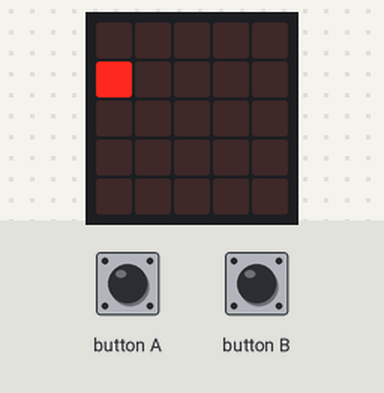
This program was run on a simulated BBC micro:bit (MakeCode). Shown: the board's 5×5 LED display. The test bench sets the inputs (shaded band).

Above: at 1.6 s.
1.7 s: button A pressed for 0.15 s
At 2.3 s:
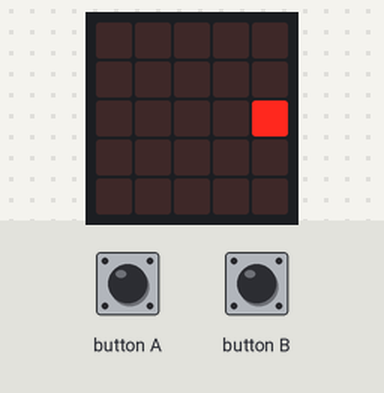
2.4 s: button B pressed for 0.15 s
At 3.8 s:
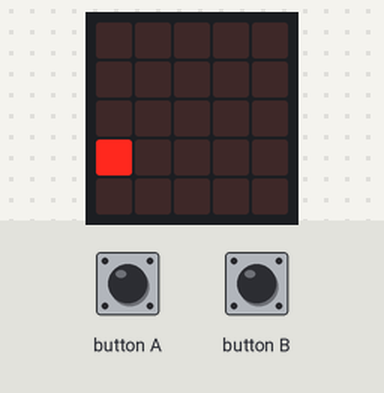
5.5 s: button B pressed for 0.15 s
At 5.87 s:
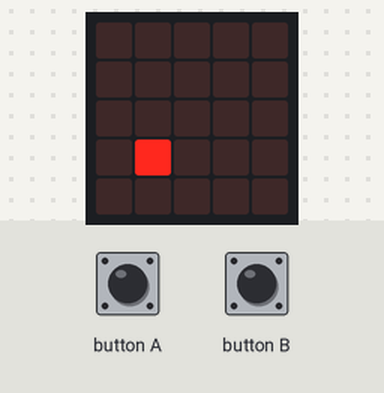
6.2 s: button A pressed for 0.15 s
At 8.9 s:
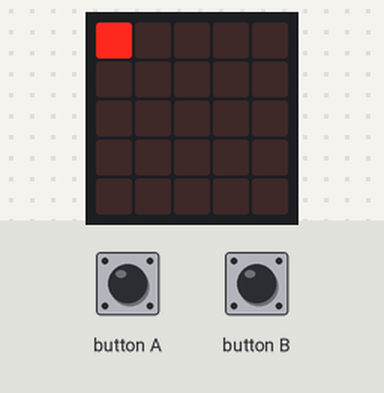
9.3 s: button A pressed for 0.15 s
At 12.0 s:
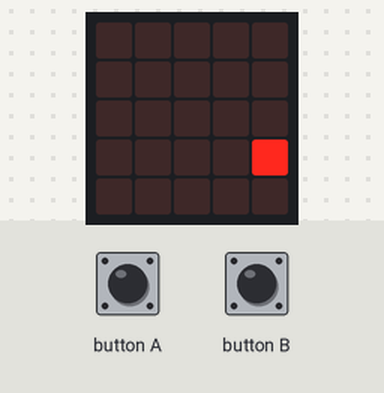
12.4 s: button A pressed for 0.15 s
At 14.0 s:
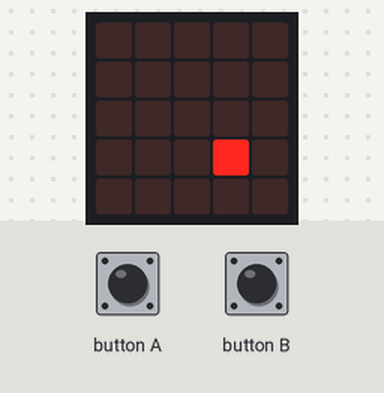
Timing chart, 0 to 15.5 s (numbered marks = the images above; inputs shaded):
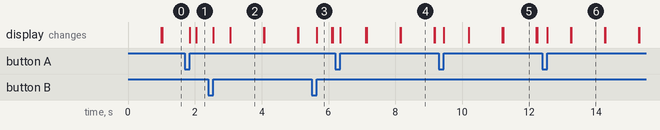

The program:

main.ts
```typescript
input.onButtonPressed(Button.A, function () {
    led.unplot(x, y)
    x += -1
    led.plot(x, y)
})
input.onButtonPressed(Button.B, function () {
    led.unplot(x, y)
    x += 1
    led.plot(x, y)
})
let x = 0
let y = 0
y = 0
x = 0
let Dir = 1
led.plot(0, y)
basic.forever(function () {
    led.plot(x, y)
    basic.pause(1000)
    led.unplot(x, y)
    y += Dir
    if (y == 4) {
        Dir = -1
    } else if (y == 0) {
        Dir = 1
    }
    if (x == 5) {
        x = 0
    }
    if (x == -1) {
        x = 4
    }
})
```

test.ts
```typescript
// les tests vont ici ; cela ne sera pas compilé si ce paquet est utilisé en tant qu'extension.
```

Measured:
- after the input at 5.5 s, the display: changes after 0.15 s (image 3)
- after the input at 6.2 s, the display: first changes after 0.15 s (image 4 shows a later state)
- after the input at 12.4 s, the display: first changes after 0.15 s (image 6 shows a later state)
- what the display in image 2 shows lasts 1.0 s, from 3.1 s to 4.1 s
- what the display in image 3 shows lasts 0.4 s, from 5.7 s to 6.1 s
